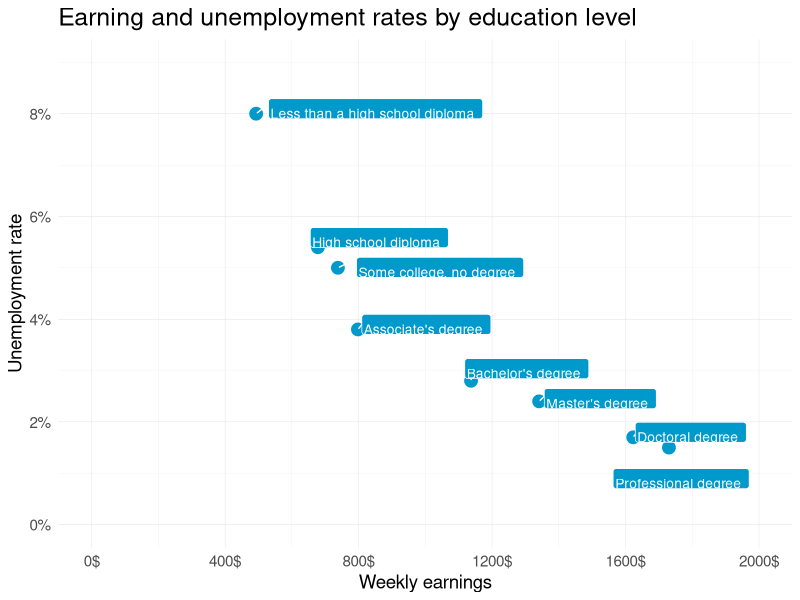

Recreate this plot in R.
## ---- chunk 1
library(ggplot2)
library(ggrepel)

# Dane:
degree <- c("Doctoral degree", "Professional degree", "Master's degree", "Bachelor's degree", 
      "Associate's degree", "Some college, no degree", "High school diploma", "Less than a high school diploma")
unemployment <- c(0.017, 0.015, 0.024, 0.028, 0.038, 0.050, 0.054, 0.080) 
earning <- c(1623, 1730, 1341, 1137, 798, 738, 678, 493)

data = as.data.frame(cbind(unemployment, earning))

# Tworzenie wykresu punktowego:
ggplot(data = data, aes(x=earning, y=unemployment)) +
  geom_point(color = "#0099cc", size=4) +
  geom_label_repel(aes(label=degree), size=3.5, vjust=-0.5, hjust=-0.1, fill = "#0099cc", color = 'white') + 
  scale_x_continuous(breaks = seq(0,2000,400), labels = c("0$","400$","800$","1200$","1600$","2000$")) +
  scale_y_continuous(breaks = seq(0,0.08, 0.02), labels = c("0%","2%","4%","6%","8%")) +
  coord_cartesian(xlim = c(0, 2000), ylim = c(0, 0.09)) +
  theme_minimal() +
  ggtitle("Earning and unemployment rates by education level") +
  xlab("Weekly earnings") + 
  ylab("Unemployment rate") +
  theme(
    axis.text = element_text(size = 11),
    panel.grid = element_line(size=.1, colour="lightgray" ),
    plot.title = element_text(size = 18),
    axis.title.x = element_text(size = 13.5),
    axis.title.y = element_text(size = 13.5)
  )
